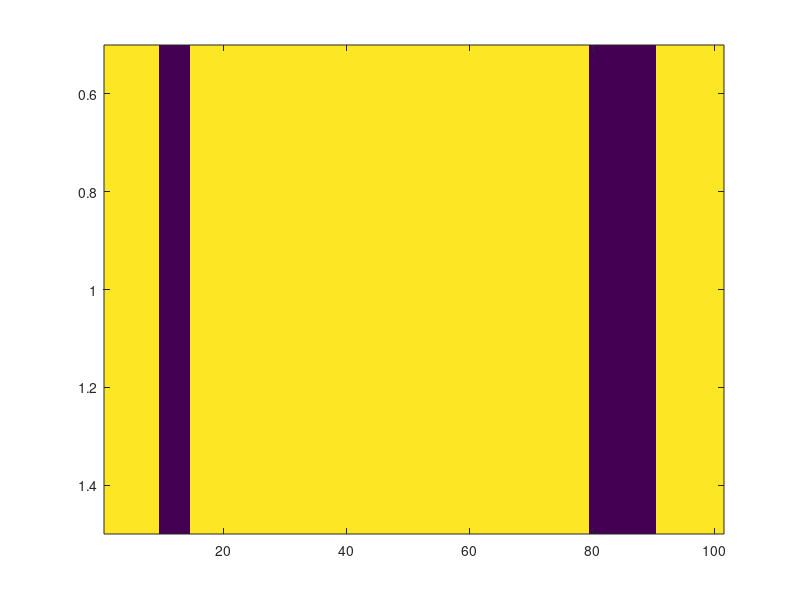

This figure's MATLAB source: (Note: this script raises an error after producing the figure.)
clc;
clear;
close all;
%%
game_plane_size = 101 ;
Plane = ones(1,game_plane_size) ; %% 1: free   0:barrier
Plane(1,10:14) = 0;
Plane(1,80:90) = 0;

imagesc(Plane) ;

%%
Goal = [1 0];

[R , C] = find(Plane == 1) ;
AllStates = [R' C'-1] ;
nStates = size(AllStates , 1) ;

% AllActions = [0.3  0.6  1.2  1.8 ;...
%               0.6  1.2  2.4  3.6 ;...
%               0.9  1.8  3.6  5.4 ;...
%               1.2  2.4  4.8  7.2 ;...
%               1.5  3.0  6.0  9.0 ;...
%               1.8  3.6  7.2  10.8;...
%               2.1  4.2  8.4  12.6;...
%               2.4  4.8  9.6  14.4;...
%               2.7  5.4  10.8 16.2;...
%               3.0  6.0  12.0 18.0];
AllActions = [1  11  21  31 ;...
    2  12  22  32 ;...
    3  13  23  33 ;...
    4  14  24  34 ;...
    5  15  25  35 ;...
    6  16  26  36;...
    7  17  27  37;...
    8  18  28  38;...
    9  19  29  39;...
    10 20  30  40];


nActions = size(AllActions , 1)*size(AllActions , 2) ;

AllStateActionPairs = zeros(nStates*nActions , 3);

for i = 1:nStates
    for j = 1:size(AllActions , 2)
        AllStateActionPairs(1+size(AllActions , 1)*(4*(i-1)+j-1):size(AllActions , 1)*(4*(i-1)+j) , :) = [repmat((AllStates(i , :)),size(AllActions , 1),1) , AllActions(1:size(AllActions , 1),j)];
    end
end
%%
nAllStateActionPairs = size(AllStateActionPairs , 1) ;

Counter = zeros(nAllStateActionPairs , 1);
Q = zeros(nAllStateActionPairs , 1);

gamma =0.99  ;
nEpisode = 2000;
epsilon = 0.15 ;

Policy = randi(nActions , nStates , 1);

alpha = 0.1 ;
%%
for e = 1:nEpisode

    State = [1 100]; % Initial State

    while 1
        indexOfState = find(ismember(AllStates , State , 'row'));

        % Choose an action based on the policy with epsilon-greedy exploration
        randomNum = rand;
        if randomNum < ((1 - epsilon) + (epsilon / nActions))
            At = Policy(indexOfState);  % Exploitation: choose action from policy
        else
            At = randi(nActions); % Exploration: choose a random action
        end

        [NewState , Reward] = Environment(AllStates , State , At , Goal) ;
        if ismember(NewState , Goal , 'row')
            break;
        end
        indexInPairs= find(ismember(AllStateActionPairs , [State At] , 'row'));

        indexOfNextStateInPairs= find(ismember(AllStateActionPairs(: , [1 2]) , NewState , 'row'));

        Q(indexInPairs) = Q(indexInPairs) + alpha*(Reward+gamma*max(Q(indexOfNextStateInPairs))-Q(indexInPairs));

        State = NewState ;
        Policy = PolicyImprovementUsingQ(Q , nActions) ;

        if ismember(State , Goal , 'row')
            break;
        end
    end

    disp(['e = '  num2str(e)]) ;
end
%%
initialState = [1 100];

display = 1 ;
epsilon = 0 ;
qPrediction = 0 ;
[VisitedStates , Actions , VisitedRewards] = GenerateEpisode(Plane , AllStates ,AllActions ,Policy ,initialState , Goal , epsilon , display , qPrediction);


